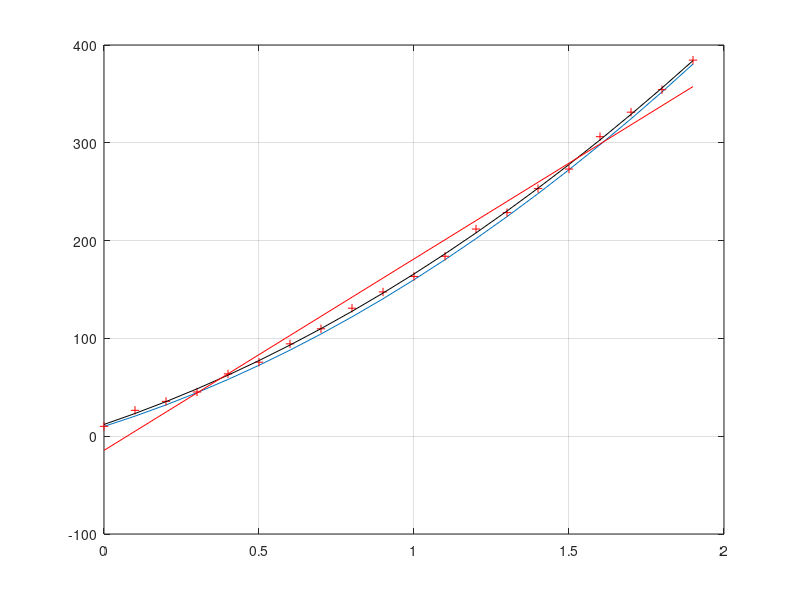

The MATLAB source for this figure:
clear all; clc

clear all; clc
x = 1:1:10;

% by batch method
AveBatch = 1/(size(x,2))*sum(x);

% by recursive method 
AveRec(1) = x(1);   % initialize
for i = 2:10
    AveRec(i) =((i-1)/i)* AveRec(i-1) +(1/i)*x(i);   
end
AveRec

%%  linear  least square 

clear all;clc

% real data generation
N = 20;    % the number of sampling
ts = 0.1;    % the sampling time
t = 0:ts: N*ts - ts;
t = t';
x0 = 10; 
v = 100; 
a = 100;
x = x0 + v*t + 1/2 * a*t.^2;

figure(1)
plot(t,x); grid on; hold on

%  measured position
m1 = x+10*rand(N,1);
plot(t,m1,'+r');


disp('time, measured position  time measued position')
[t(1:10) m1(1:10)  t(11:20)  m1(11:20)]

% model  as (position, velocity, acceleration)
% y1 = x0 + v0*t + 1/2 a t^2
%
for i =1: N
    A(i,:) = [1 t(i) 1/2 *t(i)^2];
end
est =inv(A'*A)*A'*m1;

yest = est(1)+ est(2)*t + 1/2*est(3)*t.^2;
plot(t,yest,'k')


% model as (position, vrlocity)
for i =1: N
    M(i,:) = [1 t(i) ];
end

estM =inv(M'*M)*M'*m1;

yestM = estM(1)+ estM(2)*t ;
plot(t,yestM,'r')
hold off



